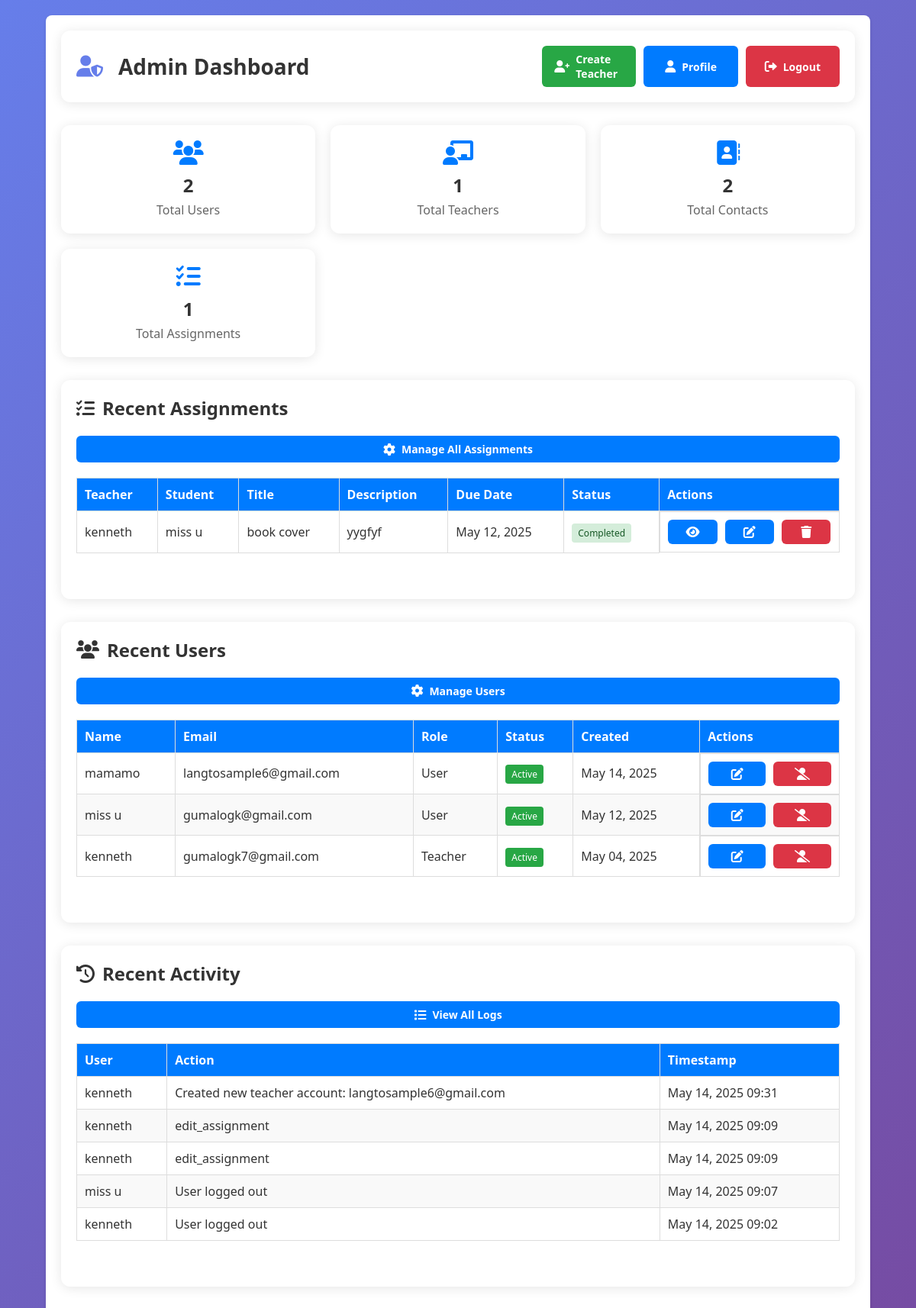
/pages/admin_dashboard.php (signed in), run on the app's committed database.
### tables this page shows
CREATE TABLE `assignments` (
  `id` int(11) NOT NULL,
  `title` varchar(255) NOT NULL,
  `description` text DEFAULT NULL,
  `teacher_id` int(11) NOT NULL,
  `user_id` int(11) NOT NULL,
  `due_date` datetime NOT NULL,
  `status` enum('pending','completed','overdue') NOT NULL DEFAULT 'pending',
  `submission_file` varchar(255) DEFAULT NULL,
  `submission_date` datetime DEFAULT NULL,
  `feedback` text DEFAULT NULL,
  `grade` decimal(5,2) DEFAULT NULL,
  `is_deleted` tinyint(1) NOT NULL DEFAULT 0,
  `created_at` timestamp NOT NULL DEFAULT current_timestamp(),
  `updated_at` timestamp NOT NULL DEFAULT current_timestamp() ON UPDATE current_timestamp()
);

CREATE TABLE `users` (
  `id` int(11) NOT NULL,
  `name` varchar(100) NOT NULL,
  `email` varchar(100) NOT NULL,
  `password` varchar(255) NOT NULL,
  `role` enum('admin','teacher','user') NOT NULL DEFAULT 'user',
  `verification_code` varchar(6) DEFAULT NULL,
  `is_verified` tinyint(1) NOT NULL DEFAULT 0,
  `status` tinyint(1) NOT NULL DEFAULT 1,
  `last_login` timestamp NULL DEFAULT NULL,
  `login_attempts` int(11) NOT NULL DEFAULT 0,
  `password_reset_token` varchar(64) DEFAULT NULL,
  `password_reset_expires` timestamp NULL DEFAULT NULL,
  `created_at` timestamp NOT NULL DEFAULT current_timestamp()
);

CREATE TABLE `logs` (
  `id` int(11) NOT NULL,
  `user_id` int(11) NOT NULL,
  `action` varchar(255) NOT NULL,
  `ip_address` varchar(45) DEFAULT NULL,
  `user_agent` text DEFAULT NULL,
  `timestamp` timestamp NOT NULL DEFAULT current_timestamp(),
  `details` text DEFAULT NULL
);

### pages/admin_dashboard.php (the view, shortened to what this page needs)
<?php
require_once __DIR__ . '/../config/database.php';
$stats = [
    'total_users' => $conn->query("SELECT COUNT(*) FROM users WHERE role = 'user'")->fetchColumn(),
    'total_teachers' => $conn->query("SELECT COUNT(*) FROM users WHERE role = 'teacher'")->fetchColumn(),
    'total_contacts' => $conn->query("SELECT COUNT(*) FROM contacts WHERE is_deleted = 0")->fetchColumn(),
    'total_assignments' => $conn->query("SELECT COUNT(*) FROM assignments WHERE is_deleted = 0")->fetchColumn()
];
$stmt = $conn->query("SELECT * FROM users WHERE role != 'admin' ORDER BY created_at DESC LIMIT 5");
$recent_users = $stmt->fetchAll();
$stmt = $conn->query("
    SELECT a.*,
           t.name as teacher_name,
           s.name as student_name
    FROM assignments a
    JOIN users t ON a.teacher_id = t.id
    JOIN users s ON a.user_id = s.id
    WHERE a.is_deleted = 0
    ORDER BY a.created_at DESC LIMIT 5
");
$recent_assignments = $stmt->fetchAll();
$stmt = $conn->query("
    SELECT l.*, u.name, u.email
    FROM logs l
    JOIN users u ON l.user_id = u.id
    ORDER BY l.timestamp DESC LIMIT 5
");
$recent_logs = $stmt->fetchAll();
?>
<!DOCTYPE html>
<html lang="en">
<head>
    <link rel="stylesheet" href="styles.css">
    <link rel="stylesheet" href="https://cdnjs.cloudflare.com/ajax/libs/font-awesome/6.0.0/css/all.min.css">
</head>
<body>
    <div class="container">
        <div class="header">
            <h1><i class="fas fa-user-shield"></i> Admin Dashboard</h1>
            <div class="actions">
                <a href="create_teacher.php" class="btn btn-success">
                    <i class="fas fa-user-plus"></i> Create Teacher
                </a>
                <a href="profile.php" class="btn">
                    <i class="fas fa-user"></i> Profile
                </a>
                <a href="logout.php" class="btn btn-danger">
                    <i class="fas fa-sign-out-alt"></i> Logout
                </a>
            </div>
        </div>
        <div class="stats-grid">
            <div class="stat-card">
                <i class="fas fa-users"></i>
                <h3><?= $stats['total_users'] ?></h3>
                <p>Total Users</p>
            </div>
            <div class="stat-card">
                <i class="fas fa-chalkboard-teacher"></i>
                <h3><?= $stats['total_teachers'] ?></h3>
                <p>Total Teachers</p>
            </div>
            <div class="stat-card">
                <i class="fas fa-address-book"></i>
                <h3><?= $stats['total_contacts'] ?></h3>
                <p>Total Contacts</p>
            </div>
            <div class="stat-card">
                <i class="fas fa-tasks"></i>
                <h3><?= $stats['total_assignments'] ?></h3>
                <p>Total Assignments</p>
            </div>
        </div>
        <div class="section">
            <div class="header-actions">
                <h2><i class="fas fa-tasks"></i> Recent Assignments</h2>
                <div class="actions">
                    <a href="manage_assignments.php" class="btn">
                        <i class="fas fa-cog"></i> Manage All Assignments
                    </a>
                </div>
            </div>
            <div class="table-container">
                <table>
                    <thead>
                        <tr>
                            <th>Teacher</th>
                            <th>Student</th>
                            <th>Title</th>
                            <th>Description</th>
                            <th>Due Date</th>
                            <th>Status</th>
                            <th>Actions</th>
                        </tr>
                    </thead>
                    <tbody>
                        <?php if (empty($recent_assignments)): ?>
                            <tr>
                                <td colspan="7" style="text-align: center;">No assignments found</td>
                            </tr>
                        <?php else: ?>
                            <?php foreach ($recent_assignments as $assignment): ?>
                                <tr>
                                    <td><?= htmlspecialchars($assignment['teacher_name']) ?></td>
                                    <td><?= htmlspecialchars($assignment['student_name']) ?></td>
                                    <td><?= htmlspecialchars($assignment['title']) ?></td>
                                    <td><?= htmlspecialchars(substr($assignment['description'] ?? '', 0, 100)) .
                                        (strlen($assignment['description'] ?? '') > 100 ? '...' : '') ?></td>
                                    <td><?= date('M d, Y', strtotime($assignment['due_date'])) ?></td>
                                    <td>
                                        <span class="status-badge status-<?= strtolower($assignment['status']) ?>">
                                            <?= ucfirst(htmlspecialchars($assignment['status'])) ?>
                                        </span>
                                    </td>
                                    <td class="actions">
                                        <a href="view_assignment.php?id=<?= $assignment['id'] ?>" class="btn" title="View Details">
                                            <i class="fas fa-eye"></i>
                                        </a>
                                        <a href="edit_assignment.php?id=<?= $assignment['id'] ?>" class="btn" title="Edit">
                                            <i class="fas fa-edit"></i>
                                        </a>
                                        <a href="delete_assignment.php?id=<?= $assignment['id'] ?>"
                                           class="btn btn-danger"
                                           onclick="return confirm('Are you sure you want to delete this assignment?')"
                                           title="Delete">
                                            <i class="fas fa-trash"></i>
                                        </a>
                                    </td>
                                </tr>
                            <?php endforeach; ?>
                        <?php endif; ?>
                    </tbody>
                </table>
            </div>
        </div>
        <div class="section">
            <div class="header-actions">
                <h2><i class="fas fa-users"></i> Recent Users</h2>
                <a href="manage_users.php" class="btn">
                    <i class="fas fa-cog"></i> Manage Users
                </a>
            </div>
            <div class="table-container">
                <table>
                    <thead>
                        <tr>
                            <th>Name</th>
                            <th>Email</th>
                            <th>Role</th>
                            <th>Status</th>
                            <th>Created</th>
                            <th>Actions</th>
                        </tr>
                    </thead>
                    <tbody>
                        <?php foreach ($recent_users as $user): ?>
                            <tr>
                                <td><?= htmlspecialchars($user['name']) ?></td>
                                <td><?= htmlspecialchars($user['email']) ?></td>
                                <td><?= ucfirst(htmlspecialchars($user['role'])) ?></td>
                                <td>
                                    <span class="status-badge <?= $user['status'] ? 'status-active' : 'status-inactive' ?>">
                                        <?= $user['status'] ? 'Active' : 'Inactive' ?>
                                    </span>
                                </td>
                                <td><?= date('M d, Y', strtotime($user['created_at'])) ?></td>
                                <td class="actions">
                                    <a href="edit_user.php?id=<?= $user['id'] ?>" class="btn" title="Edit">
                                        <i class="fas fa-edit"></i>
                                    </a>
                                    <a href="toggle_user_status.php?id=<?= $user['id'] ?>"
                                       class="btn <?= $user['status'] ? 'btn-danger' : 'btn-success' ?>"
                                       title="<?= $user['status'] ? 'Deactivate' : 'Activate' ?>">
                                        <i class="fas <?= $user['status'] ? 'fa-user-slash' : 'fa-user-check' ?>"></i>
                                    </a>
                                </td>
                            </tr>
                        <?php endforeach; ?>
                    </tbody>
                </table>
            </div>
        </div>
        <div class="section">
            <div class="header-actions">
                <h2><i class="fas fa-history"></i> Recent Activity</h2>
                <a href="view_logs.php" class="btn">
                    <i class="fas fa-list"></i> View All Logs
                </a>
            </div>
            <div class="table-container">
                <table>
                    <thead>
                        <tr>
                            <th>User</th>
                            <th>Action</th>
                            <th>Timestamp</th>
                        </tr>
                    </thead>
                    <tbody>
                        <?php foreach ($recent_logs as $log): ?>
                            <tr>
                                <td><?= htmlspecialchars($log['name']) ?></td>
                                <td><?= htmlspecialchars($log['action']) ?></td>
                                <td><?= date('M d, Y H:i', strtotime($log['timestamp'])) ?></td>
                            </tr>
                        <?php endforeach; ?>
                    </tbody>
                </table>
            </div>
        </div>
    </div>
</body>
</html>

### assets/styles.css (style rules this page uses)
:root { --primary-color: #007BFF; --secondary-color: #6c757d; --success-color: #28a745; --danger-color: #dc3545; --warning-color: #ffc107; --info-color: #17a2b8; --light-color: #f8f9fa; --dark-color: #343a40; --border-radius: 8px; --box-shadow: 0 2px 15px rgba(0, 0, 0, 0.1); --transition: all 0.3s ease; }
* { margin: 0; padding: 0; box-sizing: border-box; font-family: 'Segoe UI', Tahoma, Geneva, Verdana, sans-serif; }
body { background: linear-gradient(135deg, #667eea 0%, #764ba2 100%); min-height: 100vh; display: flex; align-items: center; justify-content: center; padding: 20px; }
.container { width: 100%; max-width: 400px; background: rgba(255, 255, 255, 0.95); border-radius: 15px; box-shadow: 0 8px 32px rgba(0, 0, 0, 0.1); backdrop-filter: blur(10px); padding: 30px; }
h1 { color: #333; text-align: center; margin-bottom: 30px; font-size: 28px; }
h1 i { margin-right: 10px; color: #667eea; }
.btn { width: 100%; padding: 12px; background: #667eea; color: white; border: none; border-radius: 8px; font-size: 16px; font-weight: 600; cursor: pointer; transition: all 0.3s ease; display: flex; align-items: center; justify-content: center; gap: 10px; }

### pages/admin_dashboard.php (style rules this page uses)
body { font-family: 'Arial', sans-serif; margin: 0; padding: 0; background-color: #f4f4f9; color: #333; }
h1, h2 { text-align: center; color: #333; margin-bottom: 20px; }
.container { width: 90%; max-width: 1200px; margin: 20px auto; background: #fff; padding: 20px; border-radius: 8px; box-shadow: 0 2px 5px rgba(0, 0, 0, 0.1); }
a { text-decoration: none; color: #007BFF; }
.table-container { overflow-x: auto; margin-bottom: 20px; }
table { width: 100%; border-collapse: collapse; margin: 20px 0; }
table th, table td { border: 1px solid #ddd; padding: 10px; text-align: left; }
table th { background-color: #007BFF; color: #fff; }
table tr:nth-child(even) { background-color: #f9f9f9; }
.header { display: flex; justify-content: space-between; align-items: center; margin-bottom: 30px; padding: 20px; background: #fff; border-radius: 12px; box-shadow: 0 2px 15px rgba(0, 0, 0, 0.1); }
.header h1 { margin: 0; color: #333; display: flex; align-items: center; gap: 10px; }
.stats-grid { display: grid; grid-template-columns: repeat(auto-fit, minmax(250px, 1fr)); gap: 20px; margin-bottom: 30px; }
.stat-card { background: #fff; padding: 20px; border-radius: 12px; box-shadow: 0 2px 15px rgba(0, 0, 0, 0.1); text-align: center; }
.stat-card i { font-size: 2em; color: #007BFF; margin-bottom: 10px; }
.stat-card h3 { margin: 0; color: #333; font-size: 1.5em; }
.stat-card p { margin: 5px 0 0; color: #666; }
.section { background: #fff; padding: 20px; margin-bottom: 30px; border-radius: 12px; box-shadow: 0 2px 15px rgba(0, 0, 0, 0.1); }
.section h2 { color: #333; margin-bottom: 20px; display: flex; align-items: center; gap: 10px; }
.btn { display: inline-flex; align-items: center; gap: 8px; padding: 8px 16px; background-color: #007BFF; color: #fff; border: none; border-radius: 6px; cursor: pointer; text-decoration: none; font-size: 14px; transition: background-color 0.3s; }
.btn i { font-size: 16px; }
.btn-success { background-color: #28a745; }
.btn-danger { background-color: #dc3545; }
.status-badge { padding: 4px 8px; border-radius: 4px; font-size: 12px; font-weight: 500; }
.status-active { background-color: #28a745; color: #fff; }
.status-completed { background-color: #d4edda; color: #155724; }
.actions { display: flex; gap: 10px; }

### data on the page
assignments: teacher.name "kenneth", user.name "miss u", title "book cover", description "yygfyf", due_date "May 12, 2025", status "Completed"
users: name "mamamo", email "langtosample6@gmail.com", role "User", status "Active", created_at "May 14, 2025"
users: name "miss u", email "gumalogk@gmail.com", role "User", status "Active", created_at "May 12, 2025"
users: name "kenneth", email "gumalogk7@gmail.com", role "Teacher", status "Active", created_at "May 04, 2025"
logs: user.name "kenneth", action "Created new teacher account: langtosample6@gmail.com", timestamp "May 14, 2025 09:31"
logs: user.name "kenneth", action "edit_assignment", timestamp "May 14, 2025 09:09"
logs: user.name "kenneth", action "edit_assignment", timestamp "May 14, 2025 09:09"
logs: user.name "miss u", action "User logged out", timestamp "May 14, 2025 09:07"
logs: user.name "kenneth", action "User logged out", timestamp "May 14, 2025 09:02"

### other printed values
$stats['total_users'] "2"
$stats['total_teachers'] "1"
$stats['total_contacts'] "2"
$stats['total_assignments'] "1"
